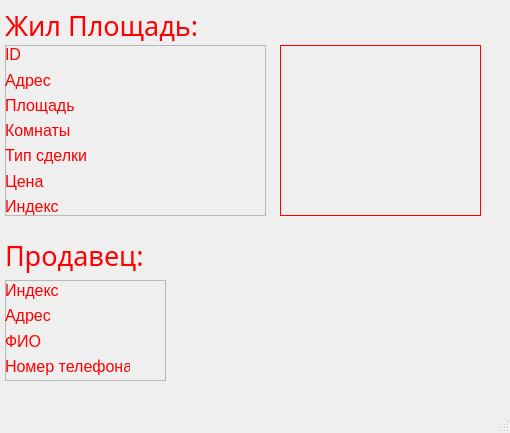
<?xml version="1.0" encoding="UTF-8"?>
<ui version="4.0">
 <class>InfoDialog</class>
 <widget class="QMainWindow" name="InfoDialog">
  <property name="geometry">
   <rect>
    <x>0</x>
    <y>0</y>
    <width>510</width>
    <height>433</height>
   </rect>
  </property>
  <property name="windowTitle">
   <string>MainWindow</string>
  </property>
  <property name="styleSheet">
   <string notr="true">.QLabel {
	color: red;
}
.QMainWindow {
	min-height: 433;
	max-height: 433;
	min-width: 510;
	max-width:510;
}</string>
  </property>
  <widget class="QWidget" name="centralwidget">
   <widget class="QLabel" name="label_8">
    <property name="geometry">
     <rect>
      <x>5</x>
      <y>0</y>
      <width>211</width>
      <height>51</height>
     </rect>
    </property>
    <property name="font">
     <font>
      <family>Mongolian Baiti</family>
      <pointsize>20</pointsize>
     </font>
    </property>
    <property name="text">
     <string>Жил Площадь:</string>
    </property>
   </widget>
   <widget class="QLabel" name="label_9">
    <property name="geometry">
     <rect>
      <x>5</x>
      <y>230</y>
      <width>211</width>
      <height>51</height>
     </rect>
    </property>
    <property name="font">
     <font>
      <family>Mongolian Baiti</family>
      <pointsize>20</pointsize>
     </font>
    </property>
    <property name="text">
     <string>Продавец:</string>
    </property>
   </widget>
   <widget class="QFrame" name="frame">
    <property name="geometry">
     <rect>
      <x>5</x>
      <y>45</y>
      <width>261</width>
      <height>171</height>
     </rect>
    </property>
    <property name="frameShape">
     <enum>QFrame::StyledPanel</enum>
    </property>
    <property name="frameShadow">
     <enum>QFrame::Raised</enum>
    </property>
    <widget class="QWidget" name="">
     <property name="geometry">
      <rect>
       <x>0</x>
       <y>0</y>
       <width>85</width>
       <height>171</height>
      </rect>
     </property>
     <layout class="QVBoxLayout" name="verticalLayout">
      <item>
       <widget class="QLabel" name="label">
        <property name="font">
         <font>
          <pointsize>12</pointsize>
         </font>
        </property>
        <property name="frameShape">
         <enum>QFrame::NoFrame</enum>
        </property>
        <property name="frameShadow">
         <enum>QFrame::Plain</enum>
        </property>
        <property name="text">
         <string>ID</string>
        </property>
        <property name="textFormat">
         <enum>Qt::AutoText</enum>
        </property>
       </widget>
      </item>
      <item>
       <widget class="QLabel" name="label_2">
        <property name="font">
         <font>
          <pointsize>12</pointsize>
         </font>
        </property>
        <property name="text">
         <string>Адрес</string>
        </property>
       </widget>
      </item>
      <item>
       <widget class="QLabel" name="label_3">
        <property name="font">
         <font>
          <pointsize>12</pointsize>
         </font>
        </property>
        <property name="text">
         <string>Площадь</string>
        </property>
       </widget>
      </item>
      <item>
       <widget class="QLabel" name="label_4">
        <property name="font">
         <font>
          <pointsize>12</pointsize>
         </font>
        </property>
        <property name="text">
         <string>Комнаты</string>
        </property>
       </widget>
      </item>
      <item>
       <widget class="QLabel" name="label_5">
        <property name="font">
         <font>
          <pointsize>12</pointsize>
         </font>
        </property>
        <property name="text">
         <string>Тип сделки</string>
        </property>
       </widget>
      </item>
      <item>
       <widget class="QLabel" name="label_6">
        <property name="font">
         <font>
          <pointsize>12</pointsize>
         </font>
        </property>
        <property name="text">
         <string>Цена</string>
        </property>
       </widget>
      </item>
      <item>
       <widget class="QLabel" name="label_7">
        <property name="font">
         <font>
          <pointsize>12</pointsize>
         </font>
        </property>
        <property name="focusPolicy">
         <enum>Qt::NoFocus</enum>
        </property>
        <property name="text">
         <string>Индекс</string>
        </property>
       </widget>
      </item>
     </layout>
    </widget>
    <widget class="QWidget" name="">
     <property name="geometry">
      <rect>
       <x>90</x>
       <y>0</y>
       <width>171</width>
       <height>171</height>
      </rect>
     </property>
     <layout class="QVBoxLayout" name="verticalLayout_3">
      <item>
       <widget class="QLabel" name="label_15">
        <property name="font">
         <font>
          <pointsize>12</pointsize>
         </font>
        </property>
        <property name="text">
         <string/>
        </property>
       </widget>
      </item>
      <item>
       <widget class="QLabel" name="label_14">
        <property name="font">
         <font>
          <pointsize>12</pointsize>
         </font>
        </property>
        <property name="text">
         <string/>
        </property>
       </widget>
      </item>
      <item>
       <widget class="QLabel" name="label_16">
        <property name="font">
         <font>
          <pointsize>12</pointsize>
         </font>
        </property>
        <property name="text">
         <string/>
        </property>
       </widget>
      </item>
      <item>
       <widget class="QLabel" name="label_17">
        <property name="font">
         <font>
          <pointsize>12</pointsize>
         </font>
        </property>
        <property name="text">
         <string/>
        </property>
       </widget>
      </item>
      <item>
       <widget class="QLabel" name="label_18">
        <property name="font">
         <font>
          <pointsize>12</pointsize>
         </font>
        </property>
        <property name="text">
         <string/>
        </property>
       </widget>
      </item>
      <item>
       <widget class="QLabel" name="label_19">
        <property name="font">
         <font>
          <pointsize>12</pointsize>
         </font>
        </property>
        <property name="text">
         <string/>
        </property>
       </widget>
      </item>
      <item>
       <widget class="QLabel" name="label_20">
        <property name="font">
         <font>
          <pointsize>12</pointsize>
         </font>
        </property>
        <property name="text">
         <string/>
        </property>
       </widget>
      </item>
     </layout>
    </widget>
   </widget>
   <widget class="QFrame" name="frame_2">
    <property name="geometry">
     <rect>
      <x>5</x>
      <y>280</y>
      <width>161</width>
      <height>101</height>
     </rect>
    </property>
    <property name="frameShape">
     <enum>QFrame::StyledPanel</enum>
    </property>
    <property name="frameShadow">
     <enum>QFrame::Raised</enum>
    </property>
    <widget class="QWidget" name="">
     <property name="geometry">
      <rect>
       <x>0</x>
       <y>0</y>
       <width>125</width>
       <height>96</height>
      </rect>
     </property>
     <layout class="QVBoxLayout" name="verticalLayout_2">
      <item>
       <widget class="QLabel" name="label_10">
        <property name="font">
         <font>
          <pointsize>12</pointsize>
         </font>
        </property>
        <property name="text">
         <string>Индекс</string>
        </property>
       </widget>
      </item>
      <item>
       <widget class="QLabel" name="label_12">
        <property name="font">
         <font>
          <pointsize>12</pointsize>
         </font>
        </property>
        <property name="text">
         <string>Адрес</string>
        </property>
       </widget>
      </item>
      <item>
       <widget class="QLabel" name="label_11">
        <property name="font">
         <font>
          <pointsize>12</pointsize>
         </font>
        </property>
        <property name="text">
         <string>ФИО</string>
        </property>
       </widget>
      </item>
      <item>
       <widget class="QLabel" name="label_13">
        <property name="font">
         <font>
          <pointsize>12</pointsize>
         </font>
        </property>
        <property name="text">
         <string>Номер телефона</string>
        </property>
       </widget>
      </item>
     </layout>
    </widget>
   </widget>
   <widget class="QLabel" name="pic_label">
    <property name="geometry">
     <rect>
      <x>280</x>
      <y>45</y>
      <width>201</width>
      <height>171</height>
     </rect>
    </property>
    <property name="frameShape">
     <enum>QFrame::Box</enum>
    </property>
    <property name="text">
     <string/>
    </property>
   </widget>
  </widget>
  <widget class="QMenuBar" name="menubar">
   <property name="geometry">
    <rect>
     <x>0</x>
     <y>0</y>
     <width>510</width>
     <height>21</height>
    </rect>
   </property>
  </widget>
  <widget class="QStatusBar" name="statusbar"/>
 </widget>
 <resources/>
 <connections/>
</ui>
